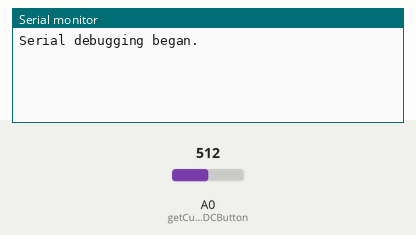
This sketch was run on a simulated Arduino Uno, built with avr-gcc and run on an emulated ATmega328P. Shown: the last lines printed to the serial monitor. The test bench sets the inputs (shaded band); at power-on: A0 (getCurrentADCButton) = 512.

Above: at 1.2 s.
1.3 s: A0 (getCurrentADCButton) set to 716
At 2.5 s:
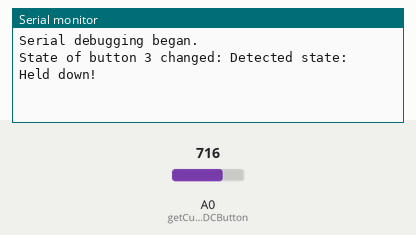
2.8 s: A0 (getCurrentADCButton) set to 900
At 3.6 s:
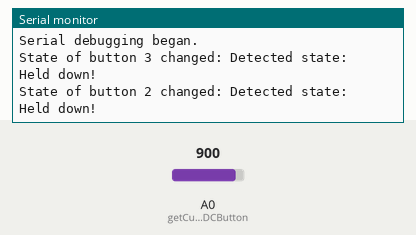

Measured:
- after the input at 1.3 s, the serial monitor: prints a new line at once (image 1)
- after the input at 2.8 s, the serial monitor: prints a new line at once (image 2)

The sketch:

adc_multiplexing_algorithm_alternative.ino
```cpp
/* adc_proof_of_concept.ino
Proof of concept for using software to sample from the ADC "resistor ladder" for button input multiplexing.
*/

// The states that the ADC can take on.
int ADC_STATES[6] = {
  926, // No button pressed
  736, // Button 1 pressed
  513, // Button 2 pressed
  295, // Button 3 pressed
  104, // Button 4 pressed
  0 // Button 5 pressed
};

unsigned char btn_counts[5] = {
  0,
  0,
  0,
  0,
  0
};
unsigned char btn_debounced[5] = {
  0,
  0,
  0,
  0,
  0
};
unsigned long btn_timestamps[5] = { // Store timestamps of when buttons were clicked.
  0,
  0,
  0,
  0,
  0
};
// Constants
unsigned char ADC_SAMPLE_RATE = 5; // The millisecond delay between each ADC sample
unsigned short HOLD_LIMIT_MS = 1000; // How many milliseconds of consequtively detecting the same button press until detected as held down
unsigned short CLICK_LIMIT_MS = 60; // How many milliseconds of consequtively detecting the same button press until detected as clicked
// The value that max_btn_counts for a certain button should reach in order to detect it as held down or clicked.
unsigned char SAMPLE_LIMIT = CLICK_LIMIT_MS / (2 * ADC_SAMPLE_RATE); // How many consequtive ADC samples that needs to be read before detecting a button as pressed.
// Global variables to track state.
char NO_BUTTON_PRESSED = 0;
void setup() {
  Serial.begin(9600);
  Serial.println("Serial debugging began.");
}


// Get the current button that is pressed ACCORDING TO THE ADC at an INSTANTENOUS MOMENT.
// The returns from this function is further parsed inside getCurrentPressedUserButton
// Returns 0 if no button is pressed, else a number 1-5 corresponding to the pressed button.
char getCurrentADCButton(){
  int sample = analogRead(A0);
  for (int i=0;i<6;i++){
    int mappedButtonValue = ADC_STATES[i];
    if (sample >= mappedButtonValue){
      return i;
    }
  }
}

// Applies some simple logic to detect button presses by the user.
// Returns a number. Lower 3 bits take the decimal value 0-5 - the button number that was pressed.
// Upper 1 bit is 1 if the button was held down and 0 if it was clicked.
char getCurrentPressedUserButton(){
  char currentADCButton = getCurrentADCButton();
  unsigned long ts = millis();
  for (int i=1; i<=5;i++){
      // Logic: increase the "btn_count" for each button by 1 every time
      // it is detected by the ADC as pressed. Decrease the btn_count for all other
      // buttons.
      if (i == currentADCButton &&  btn_counts[i-1] <= SAMPLE_LIMIT){
          btn_counts[i-1]++;
          // Store the time when a button was detected as depressed
          if (btn_counts[i-1] == SAMPLE_LIMIT && !btn_debounced[i-1]){
            btn_timestamps[i-1] = ts;
            btn_debounced[i-1] = 1;
          }
      }
      // Decrement state of other buttons
      else if (btn_counts[i-1] != 0) {
        btn_counts[i-1]--;
        // If button state just ticked over to 0, we've detected a press
        if (btn_counts[i-1] == 0){
          Serial.print("State of button ");
          Serial.print(i);
          Serial.print(" changed: Detected state: ");
          unsigned long deltaT = ts - btn_timestamps[i-1];
          btn_debounced[i-1] = 0;
          // Detect hold.
          if (deltaT  >= HOLD_LIMIT_MS){
            Serial.println("Held down!");
            return (8 | i);
          }
          // Detect click.
          else if (deltaT >= CLICK_LIMIT_MS){
            Serial.println("Clicked!");
            return i;
          }
          // If the button was not pressed down enough.
          else {
            Serial.println("No press!");
          }
          btn_timestamps[i-1] = 0;
        }
      }

  }
  return NO_BUTTON_PRESSED;
}

void loop() {
  char match = getCurrentPressedUserButton();
  delay(ADC_SAMPLE_RATE);
}
```
